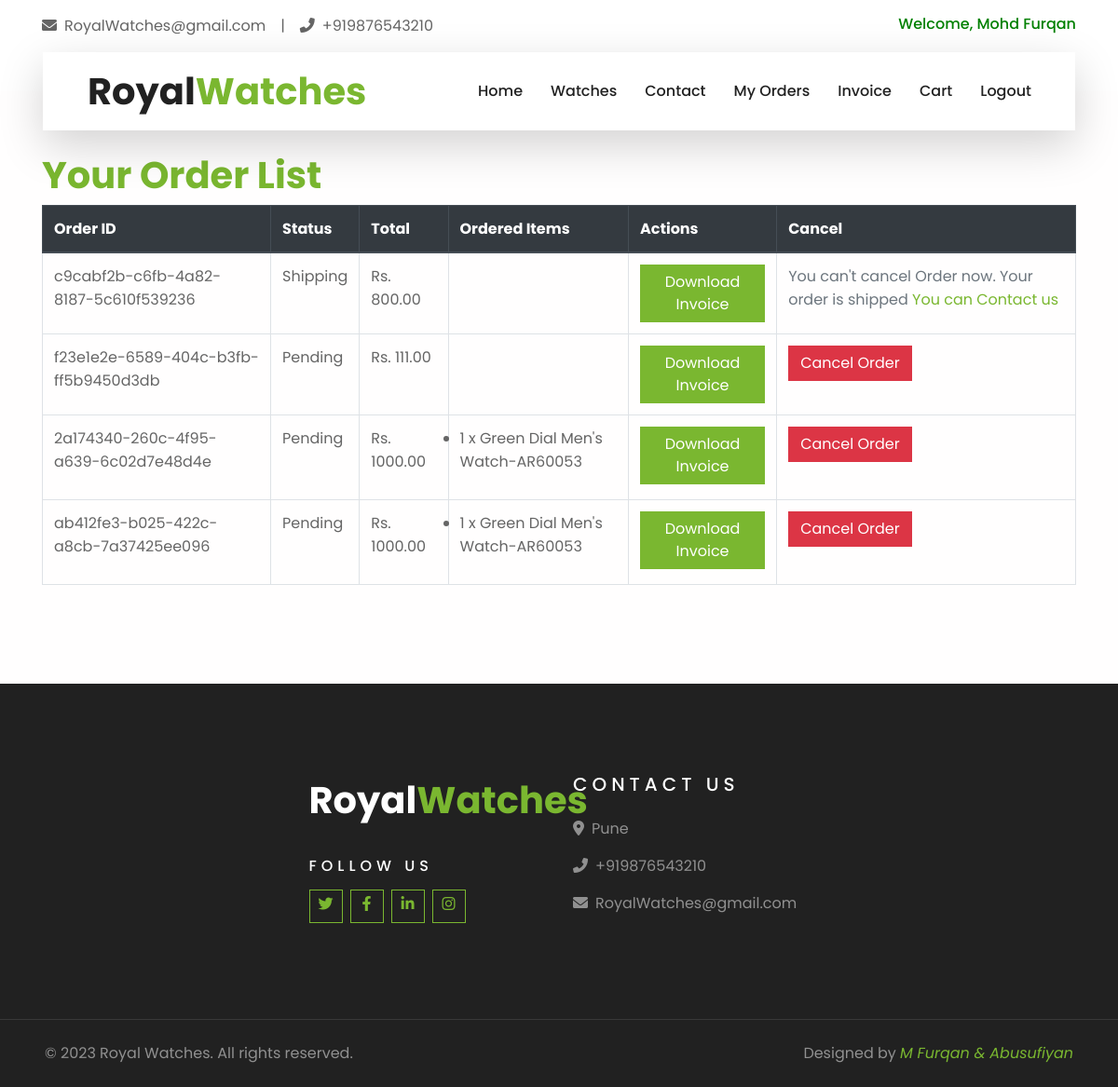
The page /order_list/ (signed in) on the database as committed earlier.
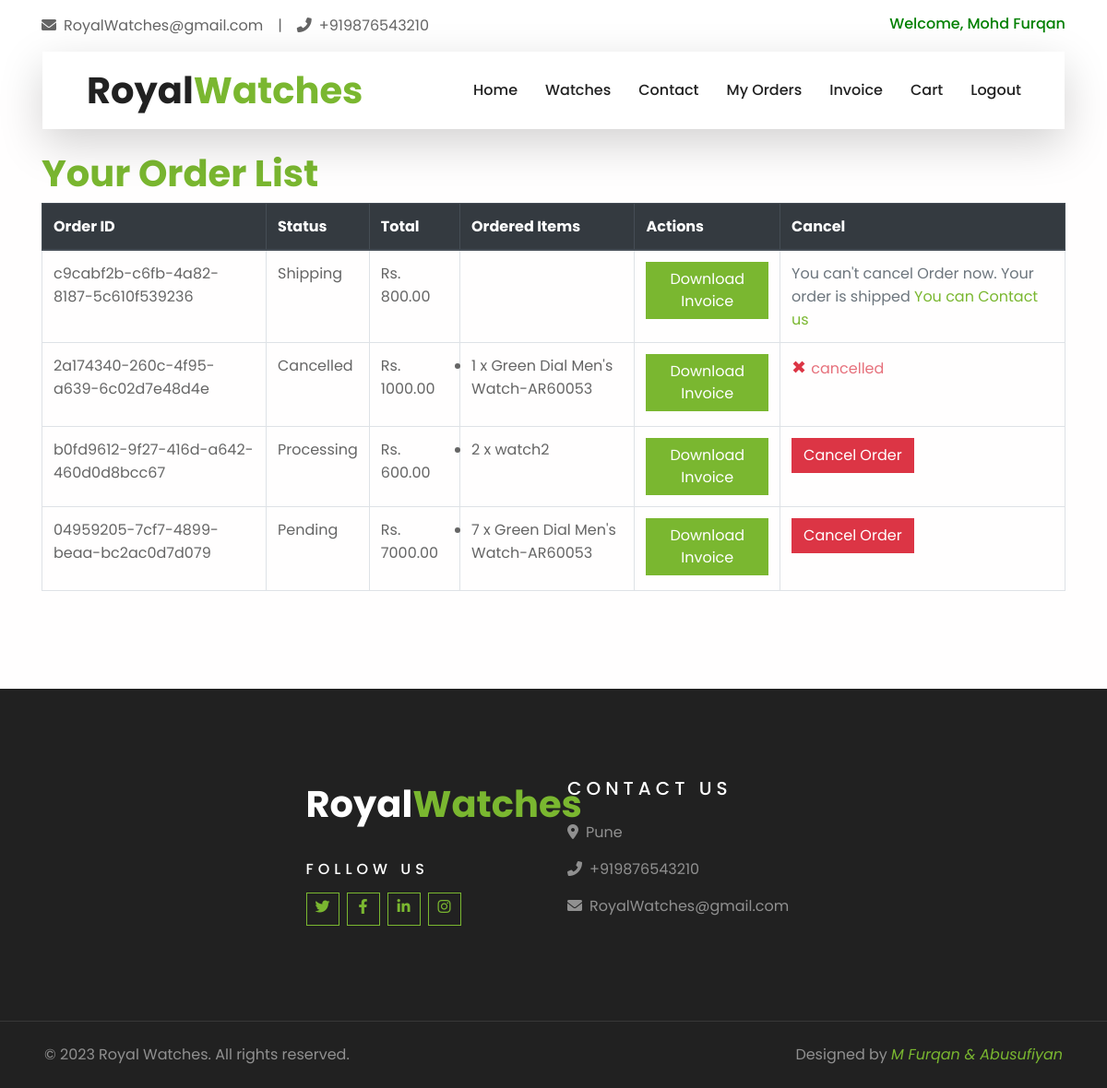
The same page on the database as committed later.
### watches/models.py (models this page shows, shortened)
class Order(models.Model):
    PENDING = 'pending'
    PROCESSING = 'processing'
    SHIPPING = 'shipping'
    DELIVERED = 'delivered'
    CANCELLED = "cancelled"
    STATUS_CHOICES = [
        (PENDING, 'Pending'),
        (PROCESSING, 'Processing'),
        (SHIPPING, 'Shipping'),
        (DELIVERED, 'Delivered'),
        (CANCELLED, 'Cancelled'),
    ]
    user = models.ForeignKey(User, on_delete=models.CASCADE)
    items = models.ManyToManyField('Watch', through='OrderItem')
    created_at = models.DateTimeField(auto_now_add=True)
    total_price = models.DecimalField(max_digits=10, decimal_places=2)
    status = models.CharField(max_length=20, choices=STATUS_CHOICES, default=PENDING)
    payment_successful = models.BooleanField(default=False)
    order_uuid = models.UUIDField(default=uuid.uuid4, editable=False, unique=True)
    def get_status_display(self):
        try:
            return dict(self.STATUS_CHOICES)[self.status]
        except KeyError:
            return "Unknown Status"

class OrderItem(models.Model):
    order = models.ForeignKey('Order', on_delete=models.CASCADE)
    watch = models.ForeignKey('Watch', on_delete=models.CASCADE)
    quantity = models.PositiveIntegerField()
    total_price = models.DecimalField(max_digits=10, decimal_places=2)

class Watch(models.Model):
    name = models.CharField(max_length=255)
    description = models.TextField()
    price = models.DecimalField(max_digits=10, decimal_places=2)
    image = models.ImageField(upload_to='watch_images/')
    created_at = models.DateTimeField(auto_now_add=True)
    is_featured = models.BooleanField(default=False)
    stock_quantity = models.PositiveIntegerField(default=0)

### watches/views.py (the view)
# urls.py: path('order_list/', views.order_list, name='order_list'),
def order_list(request):
    orders = Order.objects.filter(user=request.user)
    return render(request, 'order_list.html', {'orders': orders})

### templates/order_list.html (shortened to what this page needs)
{% extends 'base.html' %}
{% block body %}
    <div class="container mt-4">
        <h1>Your Order List</h1>
        {% if orders %}
            <table class="table table-bordered">
                <thead class="thead-dark">
                    <tr>
                        <th>Order ID</th>
                        <th>Status</th>
                        <th>Total</th>
                        <th>Ordered Items</th>
                        <th>Actions</th>
                        <th>Cancel</th>
                    </tr>
                </thead>
                <tbody>
                    {% for order in orders %}
                        <tr>
                            <td>{{ order.order_uuid }}</td>
                            <td>
                                    {{ order.get_status_display }}
                            </td>
                            <td>Rs. {{ order.total_price }}</td>
                            <td>
                                <ul>
                                    {% for item in order.orderitem_set.all %}
                                        <li>{{ item.quantity }} x {{ item.watch.name }}</li>
                                    {% endfor %}
                                </ul>
                            </td>
                            <td>
                                <a href="{% url 'invoice' order_uuid=order.order_uuid %}" class="btn btn-primary">Download Invoice</a>
                            </td>
                            <td>
                                {% if order.status == 'pending' or order.status == 'processing' %}
                                    <form action="{% url 'cancel_order' order.id %}" method="POST">
                                        <button type="submit" class="btn btn-danger">
                                            Cancel Order
                                        </button>
                                    </form>
                                {% elif order.status == 'shipping' %}
                                <span class="text-muted">You can't cancel Order now. Your order is shipped <a href="{% url 'contact' %}"> You can Contact us</a></span>
                                {% elif order.status == 'delivered' %}
                                <span style="font-size: larger; color: green;">&#10004; Delivered</span>
                                {% else %}
                                <span class="text-danger" style="font-size: larger;">&#10006; <span style="font-size: smaller; opacity: 0.7;">cancelled</span></span>
                                {% endif %}
                            </td>
                        </tr>
                    {% endfor %}
                </tbody>
            </table>
        {% else %}
            <p>You haven't placed any orders yet.</p>
        {% endif %}
    </div>
{% endblock %}

### templates/base.html (shortened to what this page needs)
{% load static %}
<html lang="en">
<head>
    <link href="https://cdnjs.cloudflare.com/ajax/libs/font-awesome/6.0.0/css/all.min.css" rel="stylesheet">
    <link href="{% static 'style.css' %}" rel="stylesheet">
    <link href="https://fontawesome.com/icons/user?s=solid&f=classic" rel="stylesheet">
    <link href="{% static 'style.css' %}" rel="stylesheet">
    <link href="" rel="stylesheet">
</head>
<body class="d-flex flex-column min-vh-100">
    <div class="container-fluid bg-light pt-3 d-none d-lg-block">
        <div class="container">
            <div class="row">
                <div class="col-lg-6 text-center text-lg-left mb-2 mb-lg-0">
                    <div class="d-inline-flex align-items-center">
                        <p><i class="fa fa-envelope mr-2"></i>RoyalWatches@gmail.com</p>
                        <p class="text-body px-3">|</p>
                        <p><i class="fa fa-phone-alt mr-2"></i>+919876543210</p>
                    </div>
                </div>
                <div class="col-lg-6 text-center text-lg-right">
                    <div class="user-name">
                        <h6 style='color:green'>Welcome, {{ user.first_name }} {{ user.last_name }}</h6>
                    </div>
                </div>
            </div>
        </div>
    </div>
    <div class="container-fluid position-relative nav-bar p-0">
        <div class="container-lg position-relative p-0 px-lg-3" style="z-index: 9;">
            <nav class="navbar navbar-expand-lg bg-light navbar-light shadow-lg py-3 py-lg-0 pl-3 pl-lg-5">
                <a href="" class="navbar-brand">
                    <h1 class="m-0 text-primary"><span class="text-dark">Royal</span>Watches</h1>
                </a>
                <div class="collapse navbar-collapse justify-content-between px-3" id="navbarCollapse">
                    <div class="navbar-nav ml-auto py-0">
                        <a href="/home/" class="nav-item nav-link ">Home</a>
                        <a href="/watches/" class="nav-item nav-link">Watches</a>
                        <a href="/contact/" class="nav-item nav-link">Contact</a>
                        {% if user.is_authenticated %}
                        <a href="/order_list/" class="nav-item nav-link">My Orders</a>
                        <a href="/invoice_page" class="nav-item nav-link">Invoice</a>
                        <a href="/cart/" class="nav-item nav-link">Cart</a>
                        <a href="/logout" class="nav-item nav-link">Logout</a>
                        {% else %}
                        <a href="/register" class="nav-item nav-link">Registration</a>
                        <a href="/login" class="nav-item nav-link">Login</a>
                        {% endif %}
                    </div>
                </div>
            </nav>
        </div>
    </div>
    <div class="flex-grow-1">
        {% block body %} {% endblock body %}
    </div>
    <div class="container-fluid bg-dark text-white-50 py-5 px-sm-3 px-lg-5" style="margin-top: 90px;">
        <div class="row pt-5 justify-content-center">
            <div class="col-lg-3 col-md-6 mb-5">
                <a href="" class="navbar-brand">
                    <h1 class="text-primary"><span class="text-white">Royal</span>Watches</h1>
                </a>
                <h6 class="text-white text-uppercase mt-4 mb-3" style="letter-spacing: 5px;">Follow Us</h6>
                <div class="d-flex justify-content-start">
                    <a class="btn btn-outline-primary btn-square mr-2" href="#"><i class="fab fa-twitter"></i></a>
                    <a class="btn btn-outline-primary btn-square mr-2" href="#"><i class="fab fa-facebook-f"></i></a>
                    <a class="btn btn-outline-primary btn-square mr-2" href="#"><i class="fab fa-linkedin-in"></i></a>
                    <a class="btn btn-outline-primary btn-square" href="#"><i class="fab fa-instagram"></i></a>
                </div>
            </div>
            <div class="col-lg-3 col-md-6 mb-5">
                <h5 class="text-white text-uppercase mb-4" style="letter-spacing: 5px;">Contact Us</h5>
                <p><i class="fa fa-map-marker-alt mr-2"></i>Pune</p>
                <p><i class="fa fa-phone-alt mr-2"></i>+919876543210</p>
                <p><i class="fa fa-envelope mr-2"></i>RoyalWatches@gmail.com</p>
            </div>
        </div>
    </div>
    <div class="container-fluid bg-dark text-white border-top py-4 px-sm-3 px-md-5" style="border-color: rgba(256, 256, 256, .1) !important;">
        <div class="row">
            <div class="col-lg-6 text-center text-md-left mb-3 mb-md-0">
                <p class="m-0 text-white-50"> &copy; 2023 Royal Watches.  All rights reserved.</p>
            </div>
            <div class="col-lg-6 text-center text-md-right">
                <p class="m-0 text-white-50">Designed by <a href=""><i>M Furqan & Abusufiyan</i></a></p>
            </div>
        </div>
    </div>
</body>
</html>

Rows that differ between the two databases and show on the page:
removed Order: order_uuid "f23e1e2e-6589-404c-b3fb-ff5b9450d3db", status "Pending", total_price "111.00", shows "Cancel Order"
removed Order: order_uuid "ab412fe3-b025-422c-a8cb-7a37425ee096", status "Pending", total_price "1000.00", shows "Cancel Order"
removed OrderItem: quantity "1", watch.name "Green Dial Men's Watch-AR60053", shown under "ab412fe3-b025-422c-a8cb-7a37425ee096"
changed Order: status "Pending" → "Cancelled"; status "Cancel Order" → "✖ cancelled"
added Order: order_uuid "b0fd9612-9f27-416d-a642-460d0d8bcc67", status "Processing", total_price "600.00", shows "Cancel Order"
added OrderItem: quantity "2", watch.name "watch2", shown under "b0fd9612-9f27-416d-a642-460d0d8bcc67"
added Order: order_uuid "04959205-7cf7-4899-beaa-bc2ac0d7d079", status "Pending", total_price "7000.00", shows "Cancel Order"
added OrderItem: quantity "7", watch.name "Green Dial Men's Watch-AR60053", shown under "04959205-7cf7-4899-beaa-bc2ac0d7d079"
